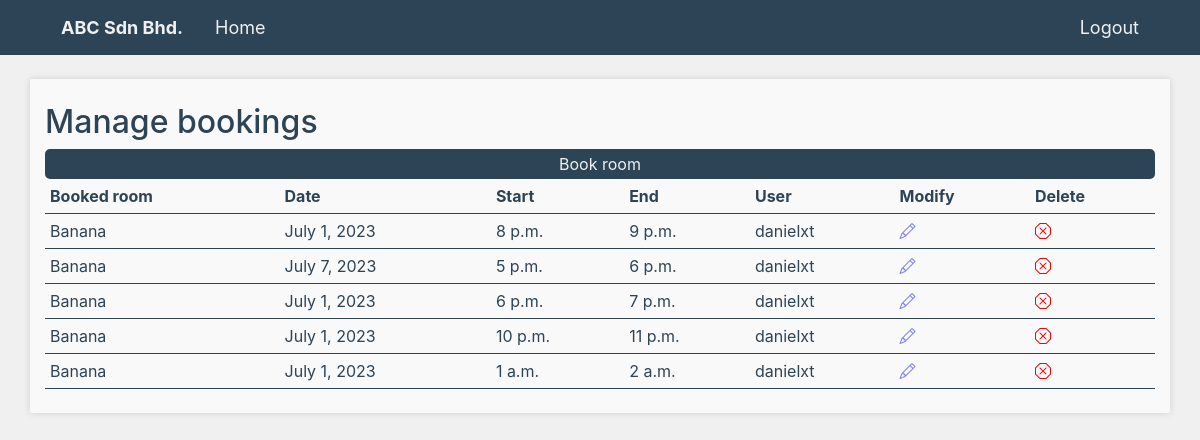
The page /bookingManagement (signed in) on the database as committed earlier.
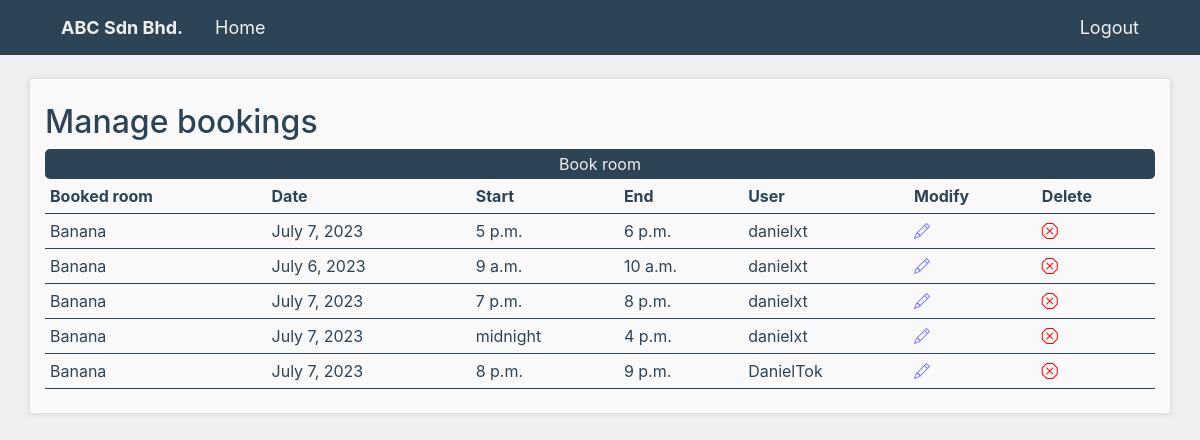
The same page on the database as committed later.
### booking/models.py (models this page shows, shortened)
class RoomBooking(models.Model):
    roomName = models.ForeignKey('rooms.Room', on_delete=models.CASCADE)
    userName = models.ForeignKey(User, on_delete=models.CASCADE, default="", name="userName")
    date = models.DateField()
    start = models.TimeField()
    end = models.TimeField()
    class Meta:
        constraints = [
            models.CheckConstraint(check=Q(start__lte=F('end')), name='start_before_end')
        ]

### rooms/models.py (models this page shows)
class Room(models.Model):
    roomName = models.CharField(max_length=50, unique=True)
    capacity = models.IntegerField(default=0)
    createdAt = models.DateTimeField(auto_now_add=True)
    def __str__(self):
        return self.roomName

### booking/views.py (the view)
# urls.py: path('', bookingManagementView, name='bookingManagement'),
def bookingManagementView(request):
    if request.user.is_staff:
        bookings = RoomBooking.objects.all()
    else:
        userName = User.objects.get(username=request.user.username)
        bookings = RoomBooking.objects.filter(userName = userName)
    context = {'roomBooking' :bookings}
    return render(request, "bookingManagement.html", context)

### templates/bookingManagement.html (shortened to what this page needs)
{% extends 'base.html' %}
{% block content %}
{% if user.is_authenticated %}
    <br>
    <div class="container py-4 boxColor boxShadow">
        <h2>Manage
            bookings</h2>
        <button><a href="{% url 'roomBooking' %}">Book room</a></button>
                    <table class="dataTable">
                        <tr style="font-weight:bold">
                            <th>Booked room</th>
                            <th>Date</th>
                            <th>Start</th>
                            <th>End</th>
                            <th>User</th>
                            {% if user.is_staff %}
                            <th>Modify</th>
                            <th>Delete</th>
                            {% endif %}
                        </tr>
                        <tr>
                            {% for booking in roomBooking %}
                                <tr>
                                    <td>{{booking.roomName}}</td>
                                    <td>{{booking.date}}</td>
                                    <td>{{booking.start}}</td>
                                    <td>{{booking.end}}</td>
                                    <td>{{booking.userName}}</td>
                                    {% if user.is_staff %}
                                    <td><a href="bookingManagement/modifyBooking/{{booking.id}}"><i class="bi bi-pencil"></i></a></td>
                                    <td><a href="bookingManagement/deleteBooking/{{booking.id}}"><i class="bi bi-x-octagon"></i></a></td>
                                    {% endif %}
                                </tr>
                            {% endfor %}
                        </tr>
                    </table>
    </div>
{% else %}
<br>
<div class="container py-4 boxColor boxShadow">
    <p>You are not logged in.</p>
    <button><a href="{% url 'login' %}">Log In</a></button>
</div>
{% endif %}
{% endblock %}

### templates/base.html (shortened to what this page needs)
<!DOCTYPE html>
<html>
<head>
    <link href="https://cdn.jsdelivr.net/npm/bootstrap@5.3.0/dist/css/bootstrap.min.css" rel="stylesheet">
    <link rel="stylesheet" href="https://cdn.jsdelivr.net/npm/bootstrap-icons@1.10.5/font/bootstrap-icons.css">
    <link href="{{ STATIC_URL }}css/bootstrap.css" rel="stylesheet" type="text/css"/>
</head>
<body>
    {% include 'header.html' %}
    <main>
        {% block content %}
        {% endblock %}
    </main>
    <br>
</body>
</head>
</html>
</html>

### templates/header.html (shortened to what this page needs)
<html>
    <div class="header">
    <ul>
        <div class="container">
            <li><a href="{% url 'home' %}"><b>ABC Sdn Bhd.</b></a></li>
            <li><a href="{% url 'home' %}">Home</a></li>
            {% if user.is_authenticated %}
            <li style="float:right"><a class="active" href="{% url 'logout' %}">Logout</a></li>
            {% endif %}
        </div>
    </ul>
</div>
</html>

### templates/base.html (style rules this page uses)
:root { --orange:#FF8551; --white:#f9f9f9; --offWhite:#f0f0f0; --buttonColor:var(--grey); --grey:#2D4356; --success:#7FFFD4; --fail:#ff7b95; }
body { background-color:var(--offWhite); color:var(--grey) }
a { color:var(--grey) }
.boxShadow { filter: drop-shadow(0px 0px 3px #cecece); border-radius:2px; }
.boxColor { background-color:var(--white); }
button { background-color:var(--buttonColor); border:2px solid var(--grey); border-radius:5px; width:100%; color:var(--offWhite) !important; }
button a { display:block; width:100%; color:var(--offWhite) !important; }
.bi-pencil { color:rgb(125, 125, 254); }
.bi-x-octagon { color:red; }
button a { color:var(--grey); }
.dataTable { width:100%; }
.dataTable td,th { padding:5px; }
.dataTable td { border-top:1px solid var(--grey); border-bottom:1px solid var(--grey); }

### templates/header.html (style rules this page uses)
a { text-decoration: none; }
.header ul { list-style-type: none; margin: 0; padding: 0; overflow: hidden; font-size:18px; background-color: var(--grey); }
.header li { float: left; }
.header li a { display: block; color: var(--offWhite); text-align: center; padding: 14px 16px; text-decoration: none; }

Rows that differ between the two databases and show on the page:
removed RoomBooking: roomName "Banana", date "July 1, 2023", start "8 p.m.", end "9 p.m.", userName "danielxt"
removed RoomBooking: roomName "Banana", date "July 1, 2023", start "6 p.m.", end "7 p.m.", userName "danielxt"
removed RoomBooking: roomName "Banana", date "July 1, 2023", start "10 p.m.", end "11 p.m.", userName "danielxt"
removed RoomBooking: roomName "Banana", date "July 1, 2023", start "1 a.m.", end "2 a.m.", userName "danielxt"
added RoomBooking: roomName "Banana", date "July 6, 2023", start "9 a.m.", end "10 a.m.", userName "danielxt"
added RoomBooking: roomName "Banana", date "July 7, 2023", start "7 p.m.", end "8 p.m.", userName "danielxt"
added RoomBooking: roomName "Banana", date "July 7, 2023", start "midnight", end "4 p.m.", userName "danielxt"
added RoomBooking: roomName "Banana", date "July 7, 2023", start "8 p.m.", end "9 p.m.", userName "DanielTok"
